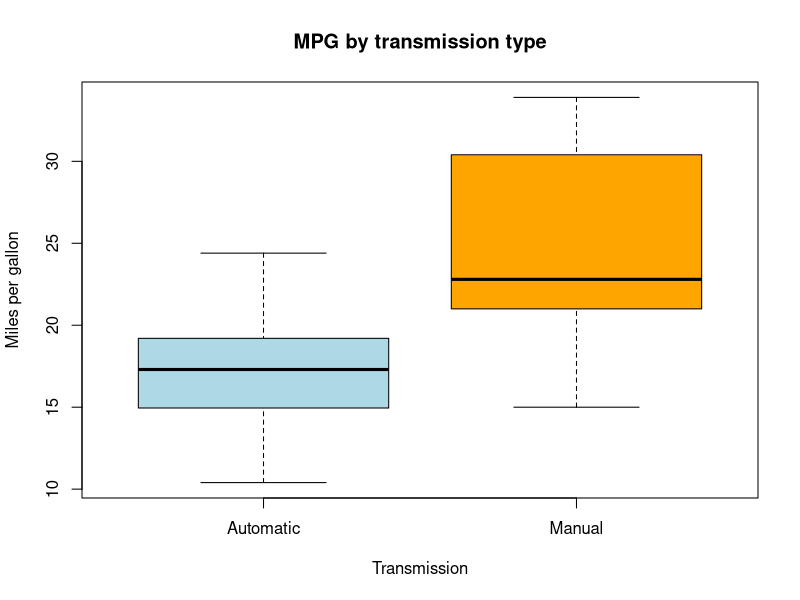

This figure's R source:
## ---- chunk 1
knitr::opts_chunk$set(echo = TRUE, message = FALSE, warning = FALSE)
## ---- chunk 2
data(mtcars)
head(mtcars[, c("mpg", "am")])
## ---- chunk 3
# Mean: sum of values divided by the number of values
my_mean <- function(x) {
  x <- x[!is.na(x)]
  sum(x) / length(x)
}

# Median: middle value of the sorted data
my_median <- function(x) {
  x <- sort(x[!is.na(x)])
  n <- length(x)
  if (n %% 2 == 1) {
    x[(n + 1) / 2]
  } else {
    (x[n / 2] + x[n / 2 + 1]) / 2
  }
}

# Mode: the value that appears most often
my_mode <- function(x) {
  x <- x[!is.na(x)]
  counts <- table(x)
  as.numeric(names(counts)[counts == max(counts)])
}

# Sample variance: sum of squared differences from the mean, divided by (n - 1)
my_var <- function(x) {
  x <- x[!is.na(x)]
  sum((x - my_mean(x))^2) / (length(x) - 1)
}

# Standard deviation: square root of the variance
my_sd <- function(x) {
  sqrt(my_var(x))
}

# Range: maximum minus minimum
my_range <- function(x) {
  x <- sort(x[!is.na(x)])
  x[length(x)] - x[1]
}

# Quantile (same method as R's default, type 7)
my_quantile <- function(x, p) {
  x <- sort(x[!is.na(x)])
  n <- length(x)
  h <- (n - 1) * p + 1
  lower <- floor(h)
  upper <- ceiling(h)
  x[lower] + (h - lower) * (x[upper] - x[lower])
}

# Interquartile range: Q3 minus Q1
my_iqr <- function(x) {
  my_quantile(x, 0.75) - my_quantile(x, 0.25)
}

# Coefficient of variation (%): how big the SD is compared to the mean
my_cv <- function(x) {
  my_sd(x) / my_mean(x) * 100
}

# One function that returns all summary statistics together
my_summary <- function(x) {
  x <- x[!is.na(x)]
  sorted <- sort(x)
  data.frame(
    n      = length(x),
    mean   = my_mean(x),
    median = my_median(x),
    sd     = my_sd(x),
    var    = my_var(x),
    min    = sorted[1],
    Q1     = my_quantile(x, 0.25),
    Q3     = my_quantile(x, 0.75),
    max    = sorted[length(sorted)],
    range  = my_range(x),
    IQR    = my_iqr(x),
    CV_pct = my_cv(x)
  )
}
## ---- chunk 4
round(my_summary(mtcars$mpg), 3)
my_mode(mtcars$mpg)
## ---- chunk 5
check <- data.frame(
  statistic = c("mean", "median", "variance", "sd", "Q1", "Q3", "IQR", "range"),
  my_function = c(my_mean(mtcars$mpg), my_median(mtcars$mpg), my_var(mtcars$mpg),
                  my_sd(mtcars$mpg), my_quantile(mtcars$mpg, 0.25),
                  my_quantile(mtcars$mpg, 0.75), my_iqr(mtcars$mpg),
                  my_range(mtcars$mpg)),
  built_in = c(mean(mtcars$mpg), median(mtcars$mpg), var(mtcars$mpg),
               sd(mtcars$mpg), quantile(mtcars$mpg, 0.25),
               quantile(mtcars$mpg, 0.75), IQR(mtcars$mpg),
               diff(range(mtcars$mpg)))
)
check$same <- abs(check$my_function - check$built_in) < 1e-10
check
## ---- chunk 6
x_with_na <- c(mtcars$hp, NA)
round(my_summary(x_with_na), 3)
## ---- chunk 7
my_t_test <- function(x, y, var_equal = FALSE, conf_level = 0.95) {
  x <- x[!is.na(x)]
  y <- y[!is.na(y)]
  n1 <- length(x); n2 <- length(y)
  m1 <- my_mean(x); m2 <- my_mean(y)
  v1 <- my_var(x);  v2 <- my_var(y)

  if (var_equal) {
    sp2 <- ((n1 - 1) * v1 + (n2 - 1) * v2) / (n1 + n2 - 2)
    se  <- sqrt(sp2 * (1 / n1 + 1 / n2))
    df  <- n1 + n2 - 2
    method <- "Two-sample t-test (pooled, equal variances)"
  } else {
    se <- sqrt(v1 / n1 + v2 / n2)
    df <- (v1 / n1 + v2 / n2)^2 /
          ((v1 / n1)^2 / (n1 - 1) + (v2 / n2)^2 / (n2 - 1))
    method <- "Welch two-sample t-test (unequal variances)"
  }

  t_stat  <- (m1 - m2) / se
  p_value <- 2 * pt(-abs(t_stat), df)
  t_crit  <- qt(1 - (1 - conf_level) / 2, df)
  ci      <- (m1 - m2) + c(-1, 1) * t_crit * se

  result <- list(method = method, mean_x = m1, mean_y = m2,
                 difference = m1 - m2, t = t_stat, df = df,
                 p_value = p_value, conf_int = ci, conf_level = conf_level)
  class(result) <- "my_ttest"
  result
}

# Print method so the result is easy to read
print.my_ttest <- function(r, ...) {
  cat(r$method, "\n")
  cat("Mean of x:", round(r$mean_x, 4), " Mean of y:", round(r$mean_y, 4), "\n")
  cat("Difference (x - y):", round(r$difference, 4), "\n")
  cat("t =", round(r$t, 4), ", df =", round(r$df, 4),
      ", p-value =", signif(r$p_value, 4), "\n")
  cat(r$conf_level * 100, "% confidence interval: [",
      round(r$conf_int[1], 4), ",", round(r$conf_int[2], 4), "]\n")
  cat(ifelse(r$p_value < 0.05,
             "Decision: reject H0 at the 5% level (the means are different).",
             "Decision: do not reject H0 at the 5% level."), "\n")
  invisible(r)
}
## ---- chunk 8
manual    <- mtcars$mpg[mtcars$am == 1]
automatic <- mtcars$mpg[mtcars$am == 0]

boxplot(mpg ~ factor(am, labels = c("Automatic", "Manual")), data = mtcars,
        col = c("lightblue", "orange"), xlab = "Transmission",
        ylab = "Miles per gallon", main = "MPG by transmission type")
## ---- chunk 9
welch  <- my_t_test(manual, automatic)
welch

pooled <- my_t_test(manual, automatic, var_equal = TRUE)
pooled
## ---- chunk 10
r_welch  <- t.test(manual, automatic)
r_pooled <- t.test(manual, automatic, var.equal = TRUE)

data.frame(
  test     = c("Welch", "Welch", "Welch", "Pooled", "Pooled", "Pooled"),
  value    = c("t", "df", "p-value", "t", "df", "p-value"),
  my_func  = c(welch$t, welch$df, welch$p_value,
               pooled$t, pooled$df, pooled$p_value),
  t_test   = c(r_welch$statistic, r_welch$parameter, r_welch$p.value,
               r_pooled$statistic, r_pooled$parameter, r_pooled$p.value)
)
